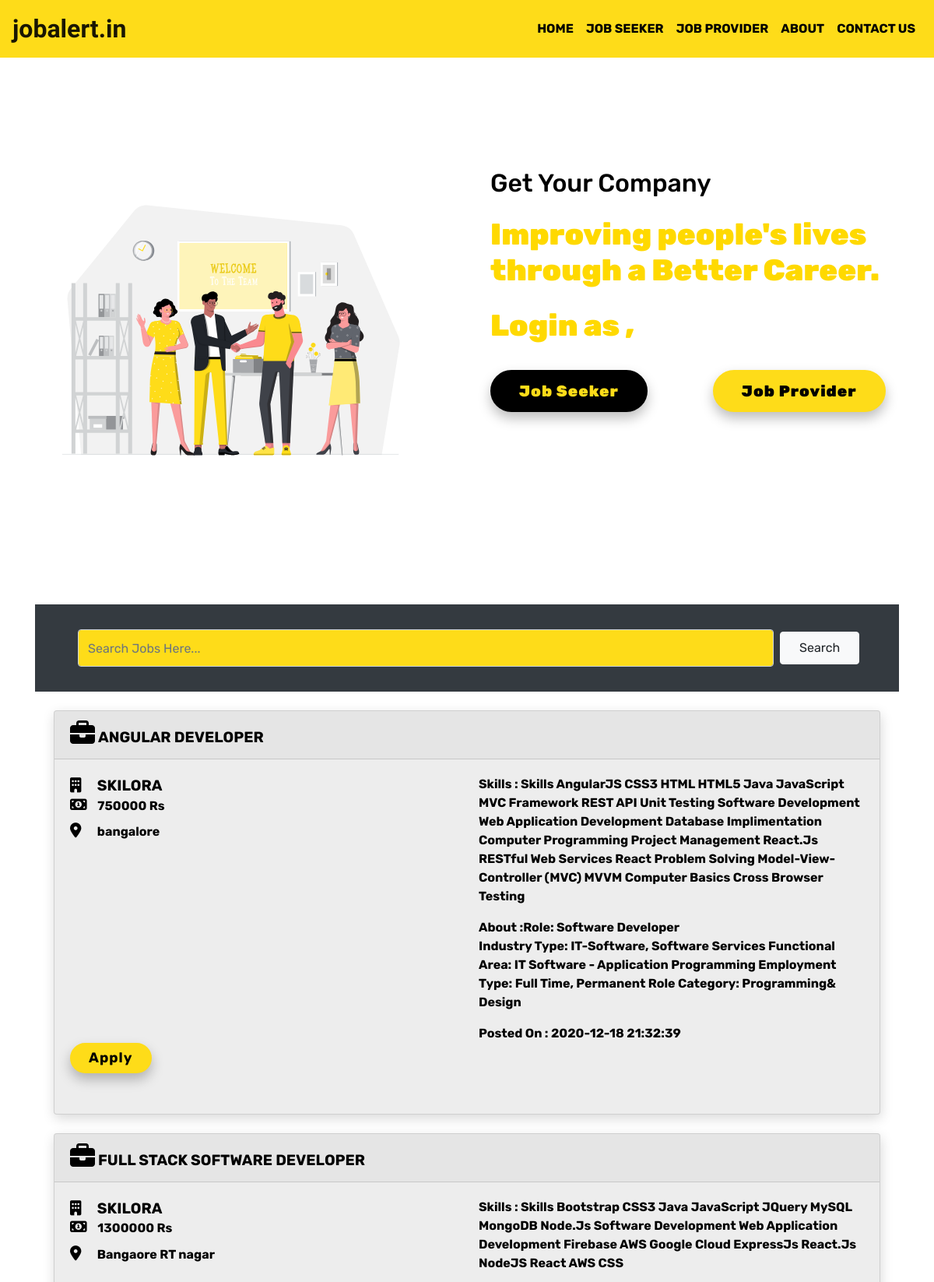
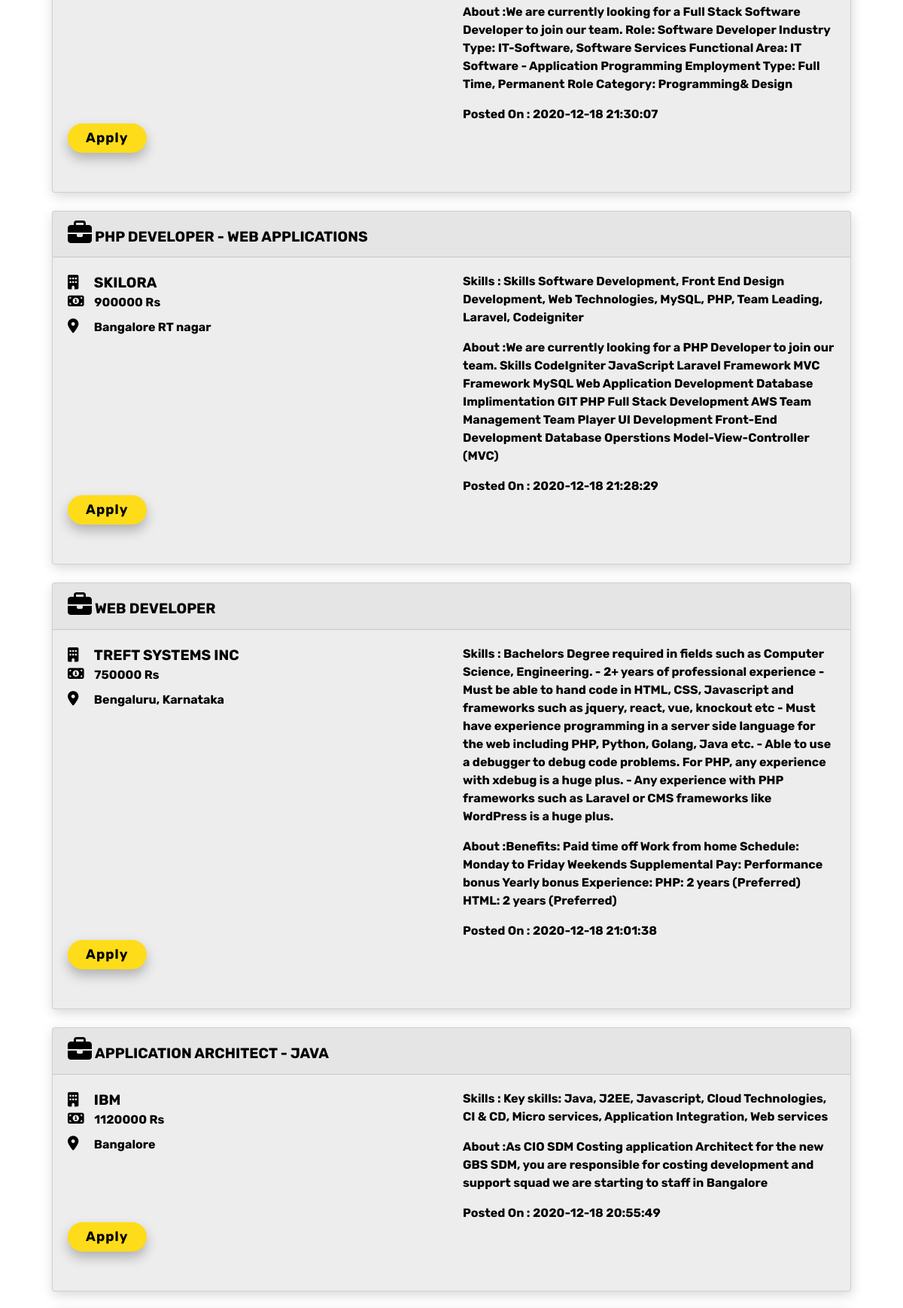
The page / (upper part) on the database its author committed (2 pictures, top to bottom).
### tables this page shows
CREATE TABLE `job_db` (
  `job_id` int(11) NOT NULL,
  `comp_id` int(11) NOT NULL,
  `job_name` varchar(255) NOT NULL,
  `job_about` varchar(1000) NOT NULL,
  `job_address` varchar(255) NOT NULL,
  `job_skills` varchar(1000) NOT NULL,
  `job_salary` varchar(255) NOT NULL,
  `job_qualification` varchar(1000) NOT NULL,
  `datetime` datetime NOT NULL DEFAULT current_timestamp()
);

CREATE TABLE `company_db` (
  `comp_id` int(11) NOT NULL,
  `comp_name` varchar(255) NOT NULL,
  `comp_about` varchar(1000) NOT NULL,
  `comp_address` varchar(255) NOT NULL,
  `comp_email` varchar(255) NOT NULL,
  `comp_password` varchar(255) NOT NULL,
  `datetime` datetime NOT NULL DEFAULT current_timestamp()
);

### index.php (the view, shortened to what this page needs)
<!DOCTYPE html>
<html lang="en">
<head>
    <link rel="stylesheet" href="https://cdn.jsdelivr.net/npm/bootstrap@4.5.3/dist/css/bootstrap.min.css"
>
    <link rel="stylesheet" href="https://unpkg.com/aos@next/dist/aos.css" />
    <link rel="stylesheet" href="/jobalert.in/style.css">
</head>
<body>
    <?php    include 'includes/_dbconnect.php';       ?>
    <nav class="navbar navbar-expand-lg navbar-light bg-white">
        <a class="navbar-brand " href="index.php"
            style="font-family: 'Langar', cursive;text-transform:lowercase;">JobAlert.in</a>
        <div class="collapse navbar-collapse" id="navbarSupportedContent">
            <ul class="navbar-nav ml-auto">
                <li class="nav-item active">
                    <a class="nav-link menu_active" href="index.php">Home
                        <span class="sr-only">(current)</span></a>
                </li>
                <li class="nav-item">
                    <a class="nav-link" href="user">Job seeker</a>
                </li>
                <li class="nav-item">
                    <a class="nav-link" href="company">Job provider</a>
                </li>
                <li class="nav-item">
                    <a class="nav-link" href="#">About</a>
                </li>
                <li class="nav-item">
                    <a class="nav-link" href="contact.php">Contact us</a>
                </li>
            </ul>
        </div>
    </nav>
    <div class="container-fluid" id="header">
        <div class="row">
            <div class="col-lg-6 col-md-6 col-sm-8 col-xs-8 header-img">
                <img class="image1 img-fluid animated" src="images/new_hire.svg" alt="election">
            </div>
            <div class="col-lg-6 col-md-6 col-sm-12 col-xs-12 ">
                <div class="container mt-4 pt-4 " data-aos="fade-right">
                    <h2 class="mt-4">Get Your Company</h2>
                    <h1 class="mt-4">Improving people's lives through a Better Career.
                    </h1>
                    <h1 class="mt-4">Login as ,</h1>
                    <a class="btn btn-vote mt-4 " href="user/user_login.php">Job Seeker</a>
                    <a class="btn btn-result mt-4 " href="company/comp_login.php">Job Provider</a>
                </div>
            </div>
        </div>
    </div><br><br><br>
    <div class="container">
        <div class="container bg-dark p-2">
            <div class="container " id="search">
                <form class="form-inline m-4" action="search.php" method="GET">
                    <input name="job_name" class="form-control ml-2"
                        style="width:88%;height:3rem;background-color:#fedc19;" type="search"
                        placeholder="Search Jobs Here..." aria-label="Search">
                    <button class="btn btn-light ml-2 p-2 pl-4 pr-4" type="submit">Search</button>
                </form>
            </div>
        </div>
    </div>
    <?php
                $sql = "SELECT * FROM company_db JOIN job_db ON company_db.comp_id = job_db.comp_id ORDER BY job_db.datetime DESC ";
                $result = mysqli_query($conn ,$sql);
                while($row = mysqli_fetch_assoc($result)){
                    $comp_name=$row['comp_name'];
                    $job_name=$row['job_name'];
                    $job_about=$row['job_about'];
                    $job_address=$row['job_address'];
                    $job_skills=$row['job_skills'];
                    $job_salary=$row['job_salary'];
                    $job_datetime=$row['datetime'];
                    echo'
                            <div class="container post" id="post"  data-aos="fade-right">
                                <div class="card post m-4">
                                    <div class="card-header">
                                            <i class="fas fa-briefcase card-header-icon"></i>
                                            <span class="text-uppercase  card-header-name font-weight-bold"> '.$job_name.'</span>
                                    </div>
                                    <div class="card-body">
                                        <div class="row">
                                            <div class="col">
                                                <span class="card-title card-header-name font-weight-bold"><i class="far fa-building card-header-name"></i> &nbsp;&nbsp;&nbsp;&nbsp;'.$comp_name.'</span>
                                                <h5 class="card-title card-comp-details"><i class="fas fa-money-bill-alt card-header-name"></i> &nbsp;&nbsp;&nbsp;'.$job_salary.' Rs</h5>
                                                <p class="card-text card-comp-details"><i class="fas fa-map-marker-alt card-header-name"></i> &nbsp;&nbsp;&nbsp;&nbsp;&nbsp;'.$job_address.'</p>
                                            </div>
                                            <div class="col">
                                                    <p class="card-text card-comp-details">Skills    : '.$job_skills.'</p>
                                                    <p class="card-text card-comp-details">About     :'.$job_about.'</p>
                                                    <p class="card-text card-comp-details">Posted On :   '.$job_datetime.'</p>
                                            </div>
                                        </div>
                                        <a href="user/user_login.php" class="btn btn-primary btn-apply">Apply</a>
                                    </div>
                                </div>
                            </div>';
                }
    ?>
</body>
</html>

### style.css (style rules this page uses)
* { margin: 0; padding: 0; box-sizing: border-box; }
body { font-family: 'Rubik', sans-serif !important; }
.navbar { background-color:#fedc19 !important; text-transform: uppercase; font-weight: bolder; }
.navbar-brand { font-size: 2rem !important; font-weight: bolder; text-transform: lowercase !important; }
.navbar li a { font-size: 1rem; text-decoration: capitalize; text-transform: uppercase; color:#000 !important; }
.menu_active { font-weight: bold; }
.image1 { height: 70vh; width: 100%; max-width: 100%; }
#header h1 { margin: 0 0 10px; font-size: 2.4rem; font-weight: 900; color: #ffd900; }
#header h2 { color: #000; font-size: 2rem; }
#header .btn-result { font-weight: 900; font-size: 20px; letter-spacing: 1px; display: inline-block; padding: 10px 35px; border-radius: 50px; transition: 1s; color: #000; background-color: #fedc19; border: 2px solid #fedc19; text-decoration: none; margin-bottom: 2rem; margin-left: 5rem; box-shadow: 0 0.5rem 1rem rgba(0, 0, 0, 0.26); }
#header .btn-vote { font-weight: 900; font-size: 20px; letter-spacing: 1px; display: inline-block; padding: 10px 35px; border-radius: 50px; transition: 1s; color: #fedc19; background-color: #000; border: 2px solid #000; text-decoration: none; margin-bottom: 2rem; box-shadow: 0 0.5rem 1rem rgba(0, 0, 0, 0.26); }
#header { width: 100%; height: 100%; margin-top: 70px; }
.header-img { text-align: right; }
#header .animated { animation: up-down 1.5s ease-in-out infinite alternate-reverse both; }
#post .post { max-width: 100% !important; background-color: #ededed; }
#post .post { max-width: 100% !important; }
#post .card-header-name { font-size: 1.2rem !important; font-weight: bolder; color: #000000 !important; text-transform: uppercase; }
#post .card-header-icon { font-size: 2rem !important; font-weight: bolder; color: #000 !important; text-transform: uppercase; }
#post .card-comp-details { font-size: 1rem !important; color: #000; font-weight: bold; }
#post .card { box-shadow: 1px 5px 1rem rgba(0, 0, 0, 0.151); }
.btn-apply { font-weight: bolder; font-size: 18px; letter-spacing: 1px; display: inline-block; padding: 4px 22px; border-radius: 50px; transition: 1s; color:#000 ; background-color:#fedc19 ; border: 2px solid #fedc19; text-decoration: none; margin-bottom: 2rem; box-shadow: 0 0.5rem 1rem rgba(0, 0, 0, 0.253); }

### rows shown on the page
job_db: job_name "ANGULAR DEVELOPER", comp.comp_name "SKILORA", job_salary "750000", job_address "bangalore", job_skills "Skills AngularJS CSS3 HTML HTML5 Java JavaScript MVC Framework REST API Unit Testing Software Development Web Application Development Database Implimentation Computer Programming Project Management React.Js RESTful Web Services React Problem Solving Model-View-Controller (MVC) MVVM Computer Basics Cross Browser Testing", job_about "Role: Software Developer Industry Type: IT-Software, Software Services Functional Area: IT Software - Application Programming Employment Type: Full Time, Permanent Role Category: Programming& Design", datetime "2020-12-18 21:32:39"
job_db: job_name "FULL STACK SOFTWARE DEVELOPER", comp.comp_name "SKILORA", job_salary "1300000", job_address "Bangaore RT nagar", job_skills "Skills Bootstrap CSS3 Java JavaScript JQuery MySQL MongoDB Node.Js Software Development Web Application Development Firebase AWS Google Cloud ExpressJs React.Js NodeJS React AWS CSS", job_about "We are currently looking for a Full Stack Software Developer to join our team. Role: Software Developer Industry Type: IT-Software, Software Services Functional Area: IT Software - Application Programming Employment Type: Full Time, Permanent Role Category: Programming& Design", datetime "2020-12-18 21:30:07"
job_db: job_name "PHP DEVELOPER - WEB APPLICATIONS", comp.comp_name "SKILORA", job_salary "900000", job_address "Bangalore RT nagar", job_skills "Skills Software Development, Front End Design Development, Web Technologies, MySQL, PHP, Team Leading, Laravel, Codeigniter", job_about "We are currently looking for a PHP Developer to join our team. Skills CodeIgniter JavaScript Laravel Framework MVC Framework MySQL Web Application Development Database Implimentation GIT PHP Full Stack Development AWS Team Management Team Player UI Development Front-End Development Database Operstions Model-View-Controller (MVC)", datetime "2020-12-18 21:28:29"
job_db: job_name "WEB DEVELOPER", comp.comp_name "TREFT SYSTEMS INC", job_salary "750000", job_address "Bengaluru, Karnataka", job_skills "Bachelors Degree required in fields such as Computer Science, Engineering. - 2+ years of professional experience - Must be able to hand code in HTML, CSS, Javascript and frameworks such as jquery, react, vue, knockout etc - Must have experience programming in a server side language for the web including PHP, Python, Golang, Java etc. - Able to use a debugger to debug code problems. For PHP, any experience with xdebug is a huge plus. - Any experience with PHP frameworks such as Laravel or CMS frameworks like WordPress is a huge plus.", job_about "Benefits: Paid time off Work from home Schedule: Monday to Friday Weekends Supplemental Pay: Performance bonus Yearly bonus Experience: PHP: 2 years (Preferred) HTML: 2 years (Preferred)", datetime "2020-12-18 21:01:38"
job_db: job_name "APPLICATION ARCHITECT - JAVA", comp.comp_name "IBM", job_salary "1120000", job_address "Bangalore", job_skills "Key skills: Java, J2EE, Javascript, Cloud Technologies, CI & CD, Micro services, Application Integration, Web services", job_about "As CIO SDM Costing application Architect for the new GBS SDM, you are responsible for costing development and support squad we are starting to staff in Bangalore", datetime "2020-12-18 20:55:49"
